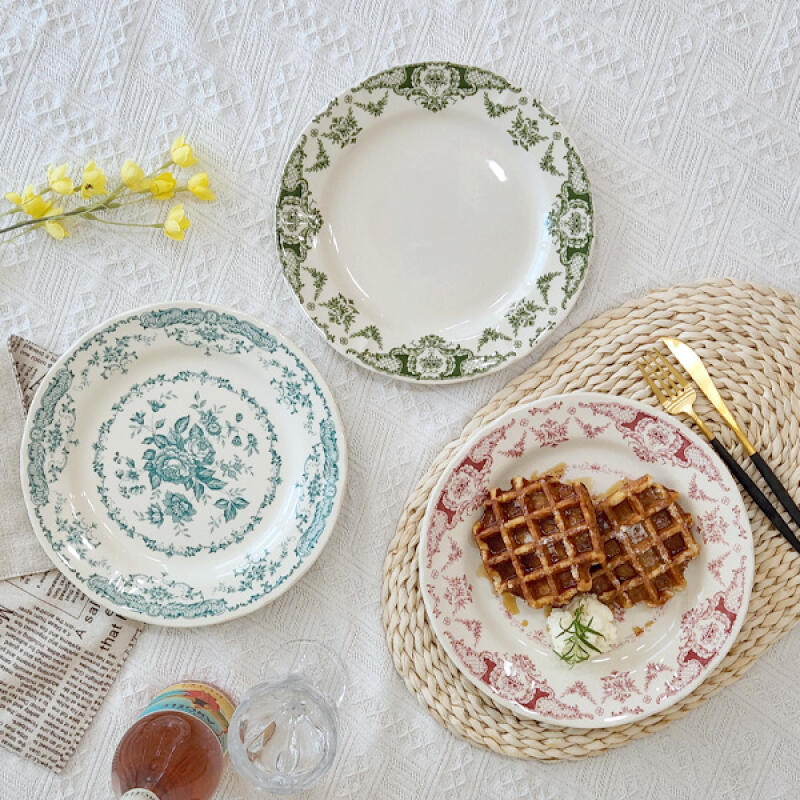
#> input picture chap10/HoughCircles.jpg, 800 x 800 px
$ python HoughCircles.py
#> lines starting #> are read from the running program, lines starting #| are printed output that depends on the picture
# hough_circles_demo.py
import cv2
import numpy as np

def imread_korean(path, flag=cv2.IMREAD_COLOR):
#> called with flag = 1
    data = np.fromfile(path, np.uint8)
    return cv2.imdecode(data, flag)
#> returned value is the input picture: shape (800, 800, 3); mean B, G, R 178, 186.7, 191.6

# 1. 이미지 로드
circle_img_path = r"C:\Users\user\Desktop\2학기\디지털 영상 처리\chap10\HoughCircles.jpg"
circle_img = imread_korean(circle_img_path)

if circle_img is None:
    raise FileNotFoundError("HoughCircle 이미지 로드 실패.")

# 2. 전처리: Gray → medianBlur
gray = cv2.cvtColor(circle_img, cv2.COLOR_BGR2GRAY)
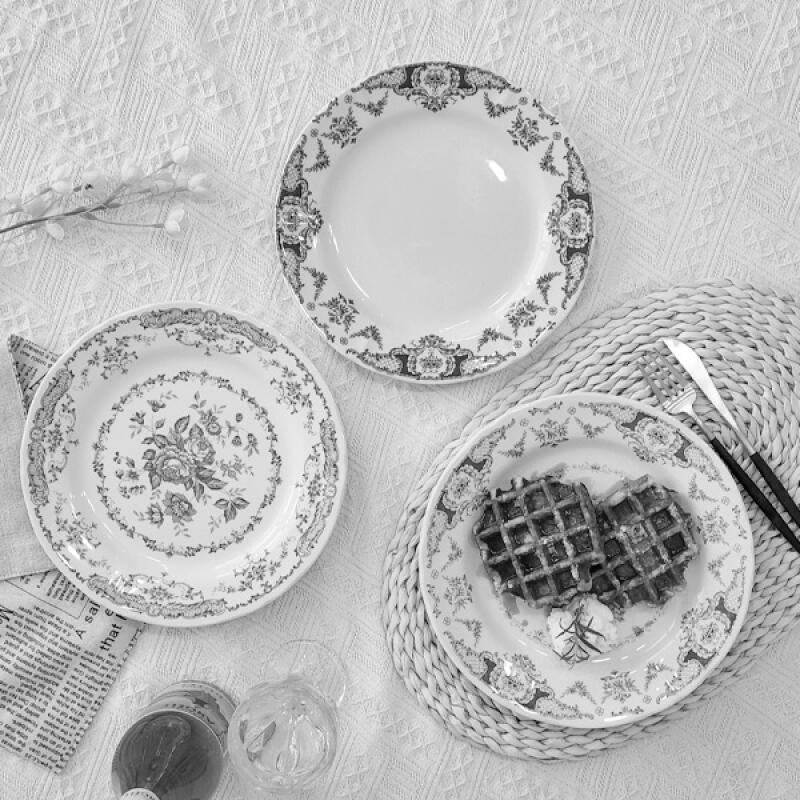
#> gray: shape (800, 800); min 0, max 255, mean 187.1
gray_blur = cv2.medianBlur(gray, 5)

cv2.imshow("Original", circle_img)
cv2.imshow("Gray + Blur", gray_blur)

# 3. 파라미터 세트(최소 3개)
param_sets = [
    { "name": "case1_dp1.2_p1=250_p2=40", "dp": 1.2, "minDist": 40, "param1": 300, "param2": 40, "minRadius": 0, "maxRadius": 0 },
    { "name": "case2_dp1.5_p1=270_p2=30", "dp": 1.5, "minDist": 40, "param1": 300, "param2": 30, "minRadius": 0, "maxRadius": 0 },
    { "name": "case3_dp1.0_p1=300_p2=50", "dp": 1.0, "minDist": 40, "param1": 300, "param2": 50, "minRadius": 0, "maxRadius": 0 },
]

# 4. HoughCircles 수행
for params in param_sets:
    dp        = params["dp"]
    minDist   = params["minDist"]
    param1    = params["param1"]
    param2    = params["param2"]
    minRadius = params["minRadius"]
    maxRadius = params["maxRadius"]

    circles = cv2.HoughCircles(
        gray_blur,
        cv2.HOUGH_GRADIENT,
        dp=dp,
        minDist=minDist,
        param1=param1,
        param2=param2,
        minRadius=minRadius,
        maxRadius=maxRadius
    )

    result = cv2.cvtColor(gray_blur, cv2.COLOR_GRAY2BGR)
    num_circles = 0

    if circles is not None:
        circles = np.uint16(np.around(circles))
        num_circles = circles.shape[1]

        for (x, y, r) in circles[0, :]:
            cv2.circle(result, (x, y), r, (0, 255, 0), 2)
            cv2.circle(result, (x, y), 2, (0, 0, 255), 3)

    print(f"[{params['name']}] dp={dp}, param1={param1}, param2={param2}, count={num_circles}")
    cv2.imshow(f"HoughCircles_{params['name']}", result)
#> this loop made 3 passes
#> pass 1, `cv2.imshow(f"HoughCircles_{params['name']}", result)`:
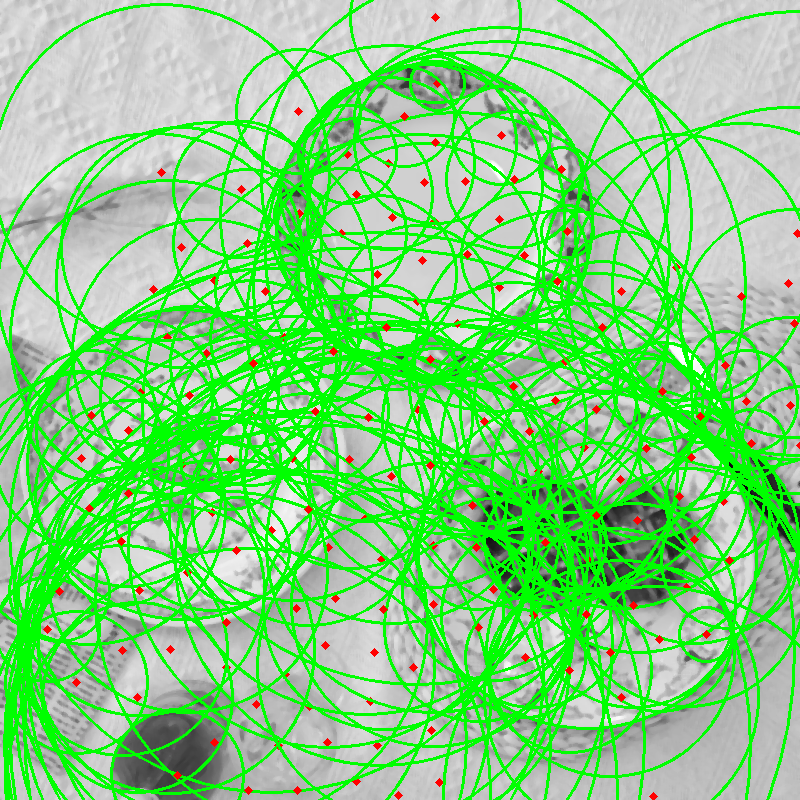
#> window 'HoughCircles_case1_dp1.2_p1=25': shape (800, 800, 3); mean B, G, R 127.5, 211.4, 129.6
#> pass 2, `cv2.imshow(f"HoughCircles_{params['name']}", result)`:
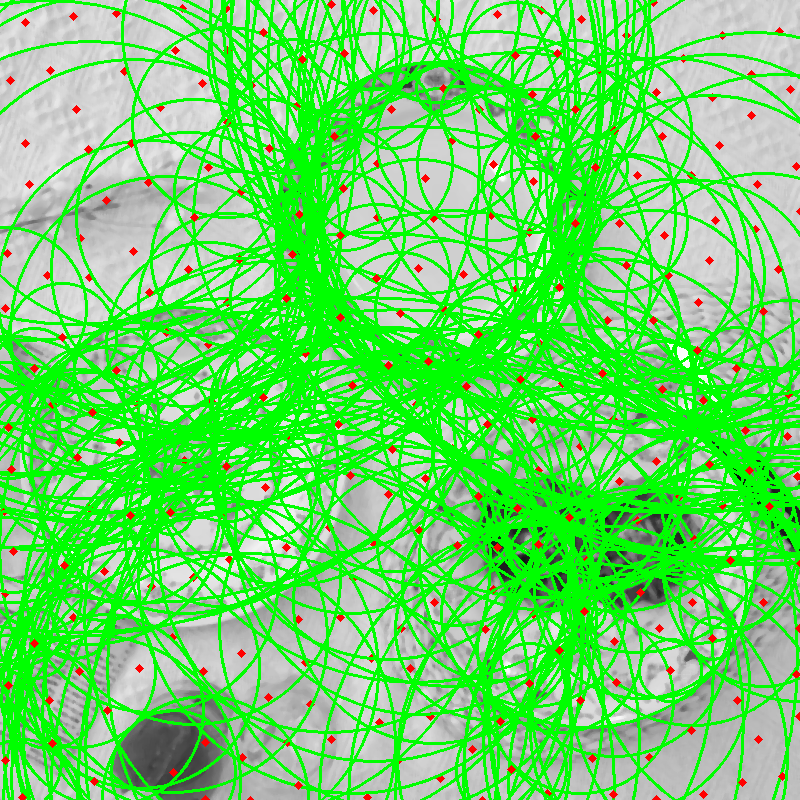
#> window 'HoughCircles_case2_dp1.5_p1=27': shape (800, 800, 3); mean B, G, R 103, 218.4, 106.5
#> after the loop:
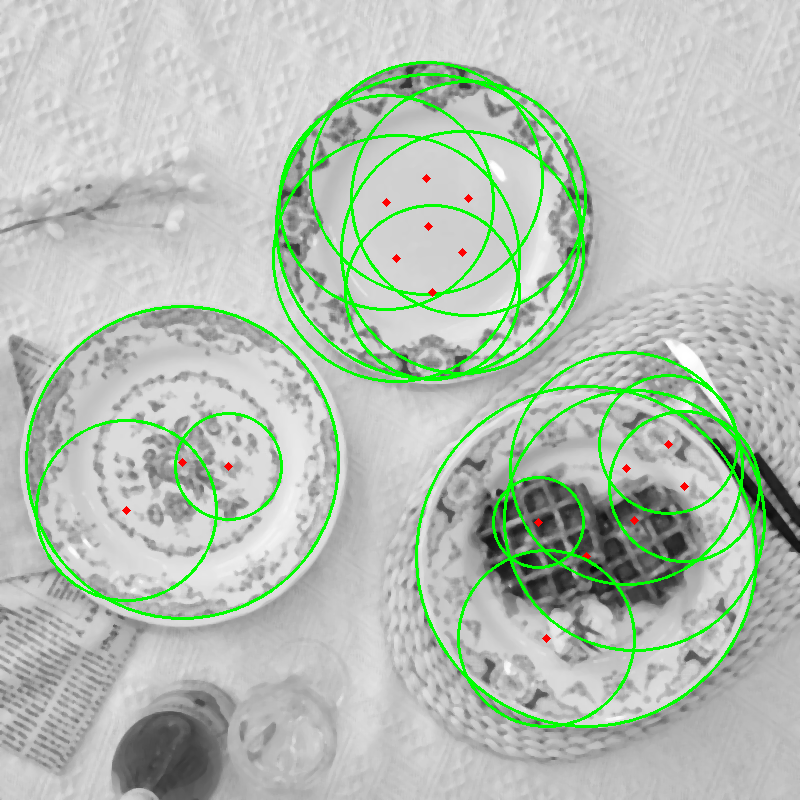
#> result: shape (800, 800, 3); mean B, G, R 179.7, 192.4, 180

cv2.waitKey(0)
cv2.destroyAllWindows()
